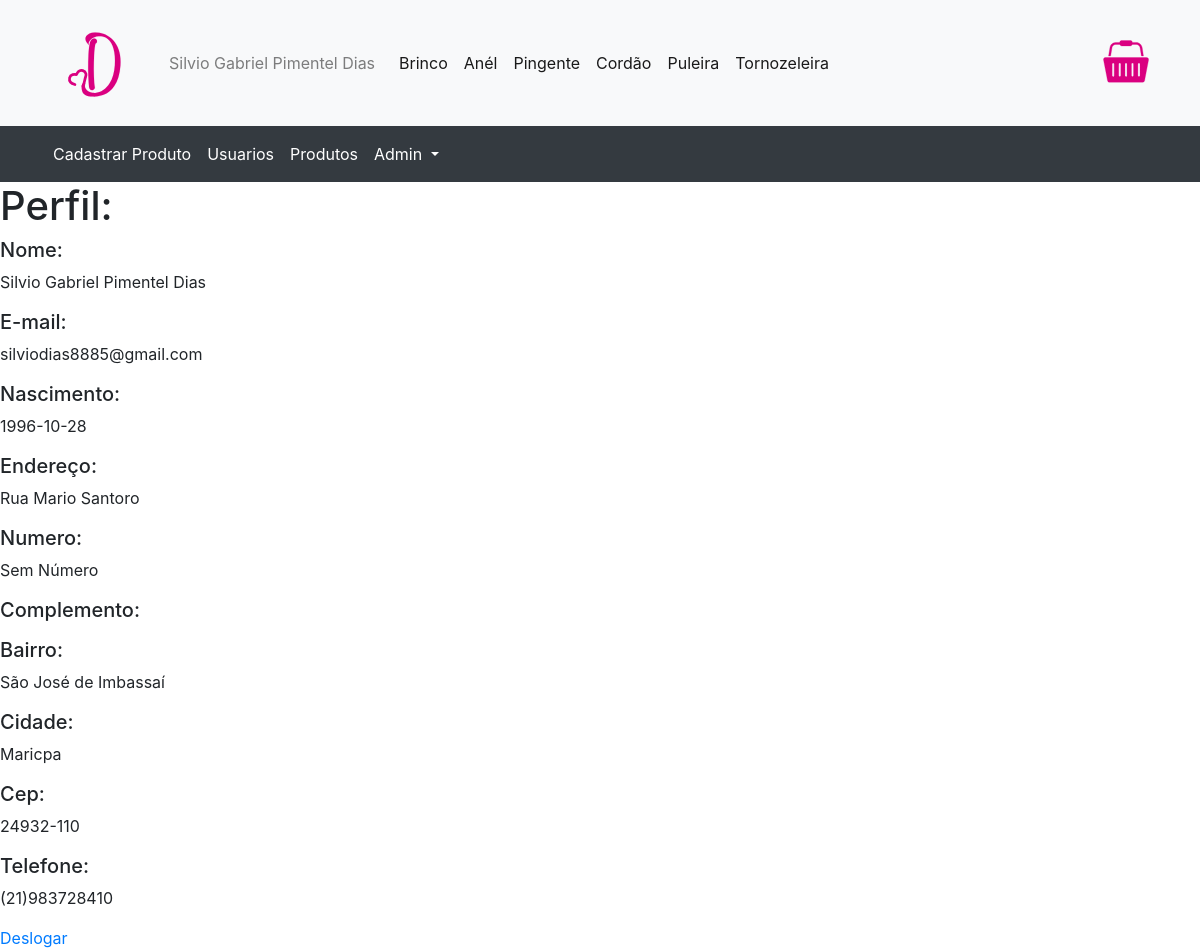
/index.php?pagina=perfil (signed in), run on the app's committed database.
### tables this page shows
CREATE TABLE usuario(
	id_usuario INT AUTO_INCREMENT,
    login VARCHAR(10) NOT NULL,
    senha VARCHAR(15) NOT NULL,
    nome VARCHAR(50) NOT NULL,
    email VARCHAR(30) NOT NULL,
    nascimento DATE,
    endereco VARCHAR(40),
    numero VARCHAR(10),
    complemento VARCHAR(20),
    bairro VARCHAR(25),
    cidade VARCHAR(25),
    estado VARCHAR(2),
    cep VARCHAR(10),
    telefone VARCHAR(14),
    tipo_usuario VARCHAR(20),
    PRIMARY KEY(id_usuario)
);

### paginas/perfil.php (the view, shortened to what this page needs)
<?php
$id = $_SESSION['Usuario']['id_usuario'];
 $query = 'SELECT * FROM usuario WHERE id_usuario = '.$id ;
 $consulta = mysqli_query($conexao, $query);
?>
<h1>Perfil:</h1>
<?php
while($linha = mysqli_fetch_array($consulta)){
    if($linha['numero'] == "0"){
        $linha['numero'] = "Sem Número";
    }
?>
<h5>Nome:</h5> <p><?=$linha['nome']?></p>
<h5>E-mail:</h5> <p><?=$linha['email']?></p>
<h5>Nascimento:</h5> <p><?=$linha['nascimento']?></p>
<h5>Endereço:</h5> <p><?=$linha['endereco']?></p>
<h5>Numero:</h5> <p><?=$linha['numero']?></p>
<h5>Complemento:</h5> <p><?=$linha['complemento']?></p>
<h5>Bairro:</h5> <p><?=$linha['bairro']?></p>
<h5>Cidade:</h5> <p><?=$linha['cidade']?></p>
<h5>Cep:</h5> <p><?=$linha['cep']?></p>
<h5>Telefone:</h5> <p><?=$linha['telefone']?></p>
<?php
}
?>
</div>
<a href="./script/logoff.php">Deslogar</a>

### header.php (shortened to what this page needs)
<!DOCTYPE html>
<html lang="pt-br">
<head>
    <link rel="stylesheet" type="text/css" href="css/reset.css">
    <link rel="stylesheet" href="https://stackpath.bootstrapcdn.com/bootstrap/4.5.0/css/bootstrap.min.css">
    <link rel="stylesheet" type="text/css" href="css/style.css">
</head>
<body>
<?php
  if(isset($_SESSION['Usuario'])){
    $query = 'SELECT nome,id_tipo FROM usuario WHERE id_usuario=' . $_SESSION['Usuario']['id_usuario'];
    $consulta = mysqli_query($conexao, $query);
    $resultadoHeader = mysqli_fetch_array($consulta);
  }
    $login = 'Logar';
    $direcionamento = "href='#' data-toggle='modal' data-target='#exampleModal'";
    if (isset($_SESSION['Usuario'])){
        $login = $resultadoHeader['nome'];
        $direcionamento = "href='index.php?pagina=perfil'";
    }else{
    }
$imagem = 'img\basket.svg';
?>
<header style="background-color: white;">
<nav class="navbar navbar-expand-lg navbar-light bg-light">
    <div class="container">
  <a class="navbar-brand" href="?pagina=home">
    <img src="img/Dmarsil.svg" width="100" height="100" class="d-inline-block align-top" alt="Logo Dmarsil">
  </a>
  <div class="collapse navbar-collapse" id="navbarSupportedContent">
      <div class="menuHeader">
    <ul class="navbar-nav mr-auto">
        <li class="nav-item active">
        <div class="headerBase">
          <a id='logar' class="nav-link" <?=$direcionamento?> ><?=$login?></a>
        </li>
        <div class="navbar-text ml-auto py-0 px-lg-2">
          <ul class= "categoria">
            <li class="nav-item active">
                <a class="nav-link" href="?pagina=loja&categoria=1">Brinco</a>
            </li>
            <li class="nav-item active">
                <a class="nav-link" href="?pagina=loja&categoria=2">Anél</a>
            </li>
            <li class="nav-item active">
                <a class="nav-link" href="?pagina=loja&categoria=4">Pingente</a>
            </li>
            <li class="nav-item active">
                <a class="nav-link" href="?pagina=loja&categoria=5">Cordão</a>
            </li>
            <li class="nav-item active">
                <a class="nav-link" href="?pagina=loja&categoria=3">Puleira</a>
            </li>
            <li class="nav-item active">
                <a class="nav-link" href="?pagina=loja&categoria=6">Tornozeleira</a>
            </li>
          </ul>
      </div>
      </div>
    </div>
    <a href="?pagina=carrinho"><img src="<?=$imagem?>" width=60px></a>
  </div>
</nav>
<?php
if(isset($_SESSION['Usuario'])){
    if($resultadoHeader['id_tipo'] == 1 ){
?>
<div class="headerAdmin">
<nav class="navbar navbar-expand-lg navbar-dark bg-dark">
  <div class="collapse navbar-collapse" id="navbarNavDropdown">
    <div class="container">
      <ul class="navbar-nav">
        <li class="nav-item active">
          <a class="nav-link" href="?pagina=cadastro_produtos">Cadastrar Produto<span class="sr-only">(current)</span></a>
        </li>
        <li class="nav-item active">
          <a class="nav-link" href="?pagina=usuarios">Usuarios</a>
        </li>
        <li class="nav-item active">
          <a class="nav-link" href="?pagina=produtos"> Produtos</a>
        </li>
        <li class="nav-item dropdown active">
          <a class="nav-link dropdown-toggle" href="#" id="navbarDropdownMenuLink" role="button" data-toggle="dropdown" aria-haspopup="true" aria-expanded="false">
          Admin
          </a>
        </li>
      </ul>
    </div>
  </div>
</nav>
</div>
<?php
}
}
?>
</header>

### css/style.css (style rules this page uses)
.categoria { display:flex; }
.menuHeader { display: flex; flex-direction: column; }
.navbar-brand { display: flex; }
.headerBase { display: flex; }

### data on the page
usuario: nome "Silvio Gabriel Pimentel Dias", email "silviodias8885@gmail.com", nascimento "1996-10-28", endereco "Rua Mario Santoro", numero "Sem Número", bairro "São José de Imbassaí", cidade "Maricpa", cep "24932-110", telefone "(21)983728410"
